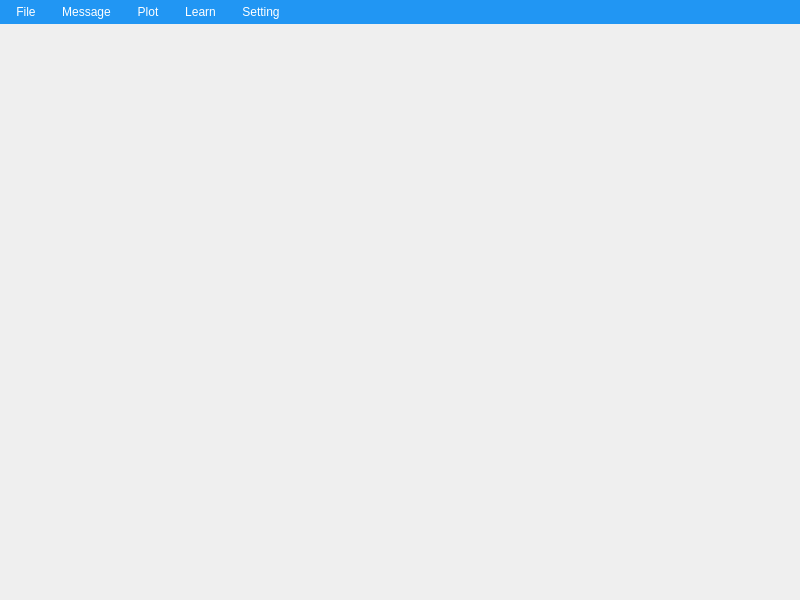
<?xml version="1.0" encoding="UTF-8"?>
<ui version="4.0">
 <class>MainWindow</class>
 <widget class="QMainWindow" name="MainWindow">
  <property name="geometry">
   <rect>
    <x>0</x>
    <y>0</y>
    <width>800</width>
    <height>600</height>
   </rect>
  </property>
  <property name="windowTitle">
   <string>MainWindow</string>
  </property>
  <property name="styleSheet">
   <string notr="true">
/* 菜单栏背景 */
QMenuBar {
    background-color: #2196F3;  /* 蓝色背景 */
    color: white;               /* 白色文字 */
}

/* 菜单项样式 */
QMenuBar::item {
    background-color: transparent;  /* 默认透明背景 */
    padding: 5px 10px;             /* 内边距 */
}

/* 鼠标悬停在菜单项上时 */
QMenuBar::item:selected {
    background-color: #0d47a1;  /* 深蓝色 */
}
QPushButton {
    color: white;  /* 白色字体 */
    border-radius: 8px;  /* 圆角边框 */
    background: qlineargradient(x1:0, y1:0, x2:0, y2:1,
                               stop:0 #2196F3, stop:1 #1976D2);  /* 渐变蓝色 */
    padding: 5px 15px;  /* 内边距 */
    font-weight: bold;  /* 粗体 */
    border: 1px solid #1565C0;  /* 边框颜色 */
}

QPushButton:hover {
    background: qlineargradient(x1:0, y1:0, x2:0, y2:1,
                               stop:0 #42A5F5, stop:1 #2196F3);  /* 悬停时颜色更亮 */
}

QPushButton:pressed {
    background: qlineargradient(x1:0, y1:0, x2:0, y2:1,
                               stop:0 #1976D2, stop:1 #0D47A1);  /* 按下时颜色更暗 */
}
</string>
  </property>
  <widget class="QWidget" name="centralwidget"/>
  <widget class="QMenuBar" name="menubar">
   <property name="geometry">
    <rect>
     <x>0</x>
     <y>0</y>
     <width>800</width>
     <height>26</height>
    </rect>
   </property>
   <widget class="QMenu" name="menuFile">
    <property name="styleSheet">
     <string notr="true"/>
    </property>
    <property name="title">
     <string>File</string>
    </property>
   </widget>
   <widget class="QMenu" name="menuMessage">
    <property name="title">
     <string>Message</string>
    </property>
   </widget>
   <widget class="QMenu" name="menuPlot">
    <property name="title">
     <string>Plot</string>
    </property>
   </widget>
   <widget class="QMenu" name="menuLearn">
    <property name="title">
     <string>Learn</string>
    </property>
   </widget>
   <widget class="QMenu" name="menuSetting">
    <property name="title">
     <string>Setting</string>
    </property>
   </widget>
   <addaction name="menuFile"/>
   <addaction name="menuMessage"/>
   <addaction name="menuPlot"/>
   <addaction name="menuLearn"/>
   <addaction name="menuSetting"/>
  </widget>
 </widget>
 <resources/>
 <connections/>
</ui>
